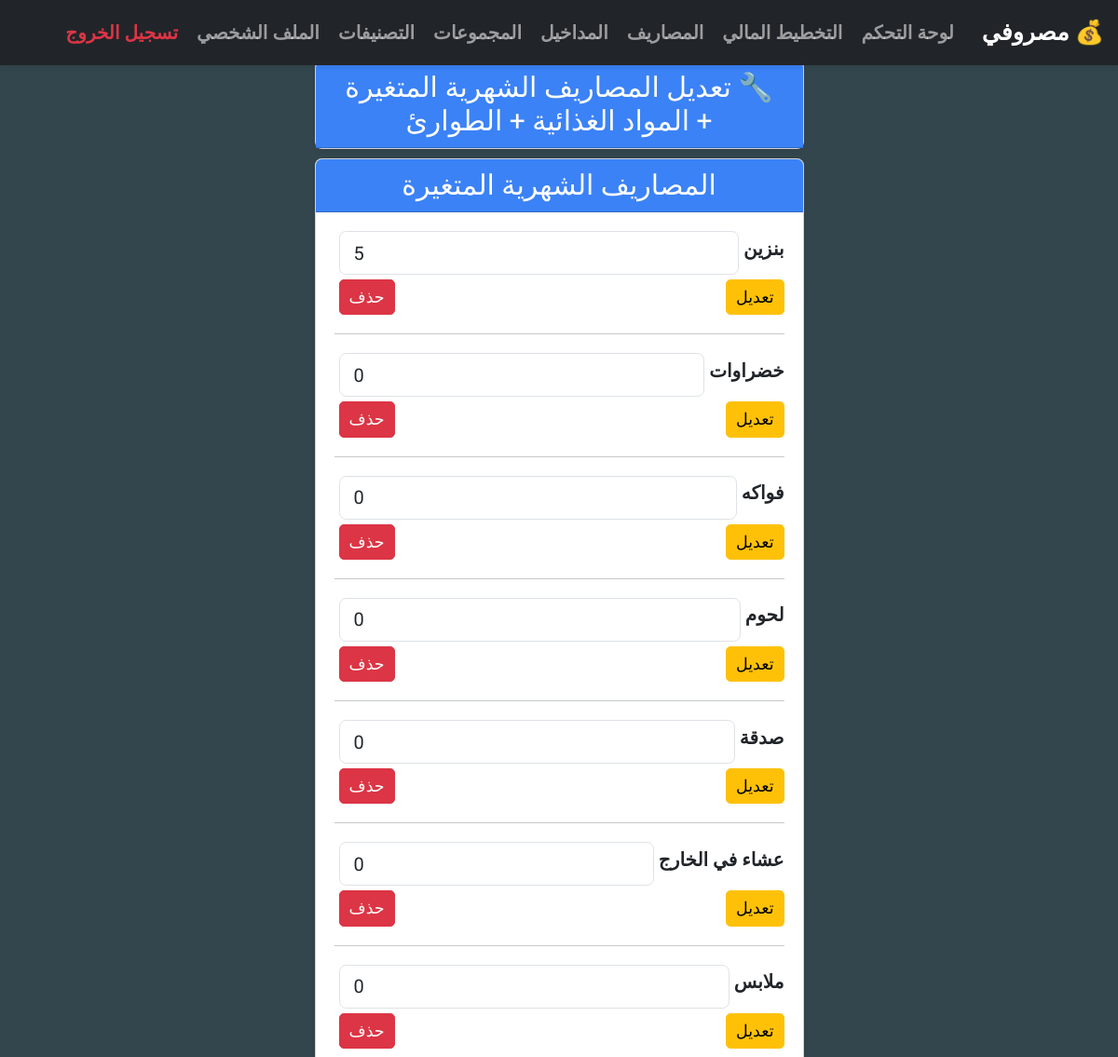
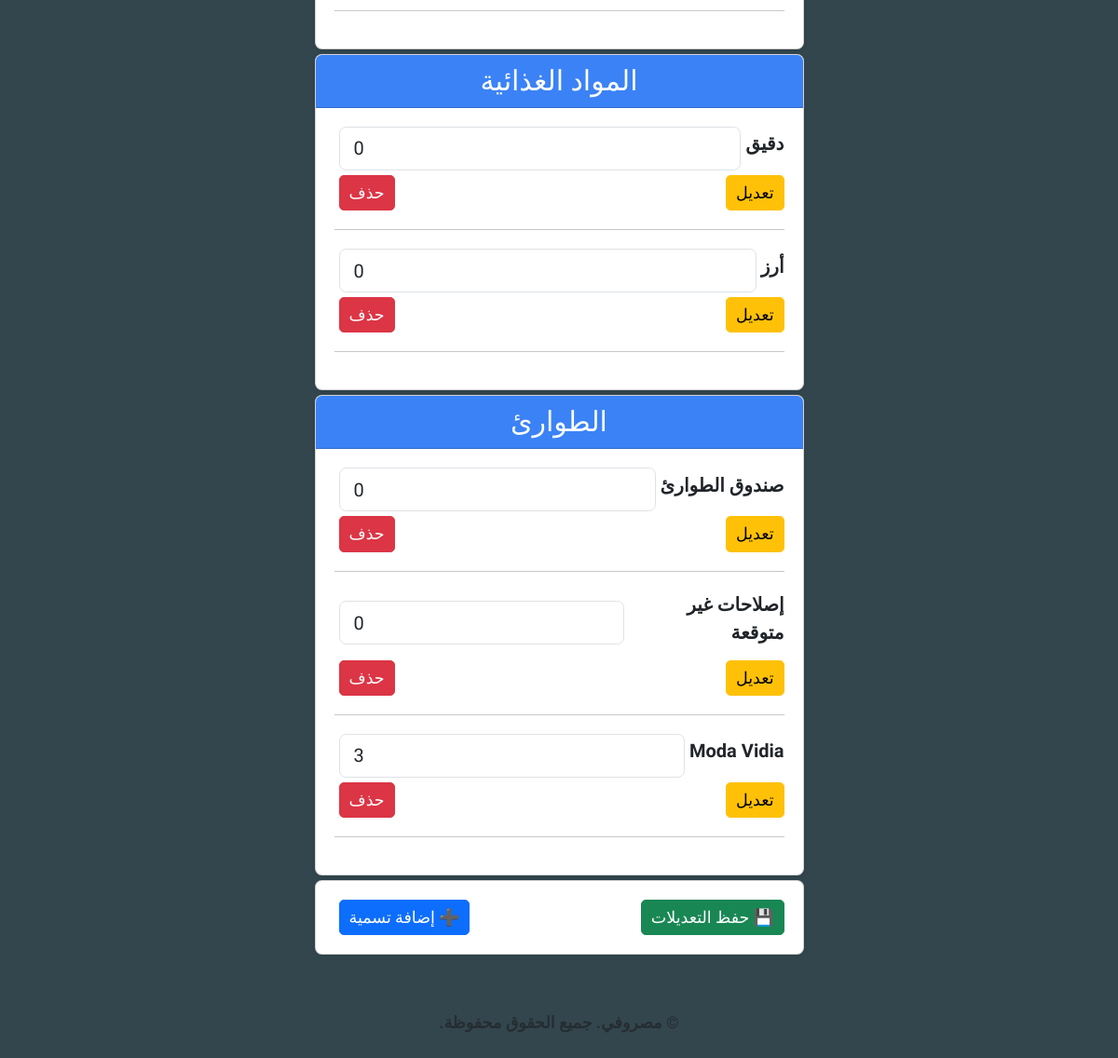
/welcome/variable/ (signed in), run on the app's committed database (2 pictures, top to bottom).
### expenses/models.py (models this page shows, shortened)
class Group(models.Model):
    user = models.ForeignKey(CustomUser, on_delete=models.CASCADE)
    name = models.CharField(max_length=100)
    order = models.PositiveIntegerField()
    is_deleted = models.BooleanField(default=False)
    code = models.CharField(max_length=50, blank=True, null=True)
    protected = models.BooleanField(default=False)
    objects = UserScopedManager()
    class Meta:
        ordering = ['order']
        unique_together = ('user', 'code')  # ensures code is unique per user

class Label(models.Model):
    user = models.ForeignKey(CustomUser, on_delete=models.CASCADE)
    group = models.ForeignKey(Group, on_delete=models.CASCADE, related_name='labels')
    name = models.CharField(max_length=100)
    expected_monthly = models.PositiveIntegerField(default=0)
    order = models.PositiveIntegerField()
    is_deleted = models.BooleanField(default=False)
    objects = UserScopedManager()
    class Meta:
        ordering = ['order']
        unique_together = ('user', 'group', 'name')

### expenses/views.py (the view, shortened to what this page needs)
# urls.py: path('welcome/variable/', views.edit_remaining_groups_view, name='edit_remaining_groups_view'),
@login_required
def edit_remaining_groups_view(request):
    group_codes = ['monthly_variable', 'groceries', 'emergency']
    groups = Group.objects.filter(user=request.user, code__in=group_codes)
    label_forms = []
    for group in groups:
        labels = Label.objects.filter(group=group, user=request.user, is_deleted=False)
        for label in labels:
            prefix = f"{group.code}_{label.id}"
            form = ExpectedMonthlyForm(
                data=request.POST if request.method == 'POST' else None,
                instance=label,
                prefix=prefix
            )
            label_forms.append((group, label, form))
    return render(request, 'welcome/edit_remaining_groups.html', {
        'groups': groups,
        'label_forms': label_forms
    })

### expenses/templates/welcome/edit_remaining_groups.html (shortened to what this page needs)
{% extends 'base.html' %}
{% load static %}
{% block content %}
<div class="container mt-1">
<form method="post">
  <div class="row justify-content-center">
    <div class="col-md-6">
      <div class="card shadow-sm mb-2">
        <div class="card-header text-center " >
          <h4 class="mb-0"> 🔧 تعديل المصاريف الشهرية المتغيرة + المواد الغذائية + الطوارئ</h4>
        </div>
      </div>
    </div>
  </div>
  <div class="row justify-content-center">
    <div class="col-md-6">
      {% for group in groups %}
        <div class="card shadow-sm mb-1">
          <div class="card-header text-center " >
            <h4 class="mb-0"> {{ group.name }}</h4>
          </div>
          <div class="card-body">
            {% for g, label, form in label_forms %}
            {% if g.id == group.id %}
              <div class="mb-1 d-flex align-items-center justify-content-between">
                <label class="form-label fw-bold me-1" >
                  {{ label.name }}
                </label>
                <div class="flex-grow-1 me-1">
                  {{ form.expected_monthly }}
                </div>
                </div>
                <div class="mb-1 d-flex align-items-center justify-content-between">
                  <a href="{% url 'label_edit' label.id %}?next={{ request.path }}" class="btn btn-sm btn-warning me-1">تعديل</a>
                  <a href="{% url 'label_delete' label.id %}?next={{ request.path }}" class="btn btn-sm btn-danger me-1">حذف</a>
                </div>
              <hr>
              {% endif %}
            {% endfor %}
          </div>
        </div>
      {% endfor %}
    </div>
  </div>
  <div class="row justify-content-center">
    <div class="col-md-6">
      <div class="card shadow-sm ">
        <div class="card-body">
          <div class=" d-flex align-items-center justify-content-between">
              <button type="submit" class="btn btn-sm btn-success me-1">💾 حفظ التعديلات</button>
            </form>
              <a href="{% url 'label_add' %}?next={{ request.path }}" class="btn btn-sm btn-primary me-1">
  ➕ إضافة تسمية
</a>
          </div>
{% endblock %}

### static/css/styles.css (style rules this page uses)
:root { --bs-primary: #0d6efd; --bs-success: #198754; --bs-danger: #dc3545; --bs-warning: #ffc107; --bs-info: #0dcaf0; --bs-light: #f8f9fa; --bs-dark: #030E18FF; --bs-secondary: #6B7280; --bs-cardheader: #3B82F6; --bs-darknavy:#192E5AFF; --app-bg: #33464EFF; }
html { font-weight: bold; font-size: 20px; }
body { direction: rtl; text-align: right; font-weight: bold; background-color: var(--app-bg); font-family: 'Tajawal', sans-serif; }
input, select, textarea, label { font-weight: bold; }
.card { box-shadow: 0 2px 6px rgba(0,0,0,0.05); background-color: #fff; }
.card-header { background-color: var(--bs-cardheader); color: #fff; font-weight: 600; border-top-left-radius: 0.75rem; border-top-right-radius: 0.75rem; }

### data on the page
Group: name "المصاريف الشهرية المتغيرة", name "بنزين", expected_monthly "5", name "خضراوات", expected_monthly "0", name "فواكه", name "لحوم", name "صدقة", name "عشاء في الخارج", name "ملابس"
Group: name "المواد الغذائية", name "دقيق", expected_monthly "0", name "أرز"
Group: name "الطوارئ", name "صندوق الطوارئ", expected_monthly "0", name "إصلاحات غير متوقعة", name "Moda Vidia", expected_monthly "3"
